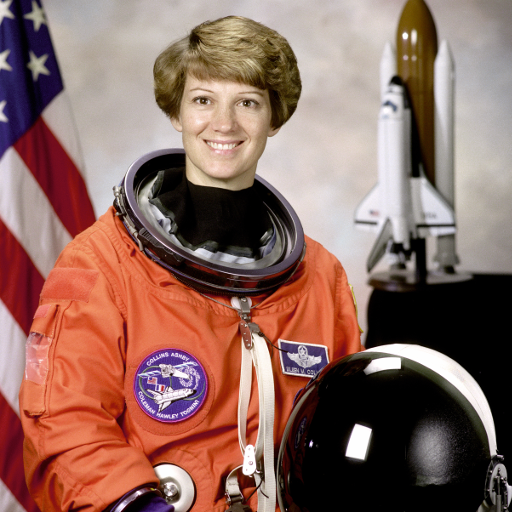
#> input picture samples/astronaut.png, 512 x 512 px; its folder holds only this picture in this run
$ python -i server.py   (imports and definitions only)
#> lines starting #> are read from the running program, lines starting #| are printed output that depends on the picture
#> further down, picture is the input picture: shape (512, 512, 3); mean B, G, R 96.5, 105.8, 141.6
"""FastAPI backend for the Image Noise Removal lab.

Run:  python run.py   (then open http://127.0.0.1:8000)
"""
import base64
from pathlib import Path

import cv2
import numpy as np
from fastapi import FastAPI, File, Form, HTTPException, UploadFile
from fastapi.responses import FileResponse
from fastapi.staticfiles import StaticFiles

from denoise import (FILTER_NAMES, NOISE_NAMES, NOISE_PARAMS, RECOMMENDED, add_noise,
                     apply_filter, detect_noise, evaluate, global_sigma, histogram)
from denoise.benchmark import KERNELS, best_row, compare_filters, noise_filter_matrix
from denoise.enhanced import ENHANCED_NAMES, apply_enhanced

ROOT = Path(__file__).parent
SAMPLES = ROOT / "samples"
WEB = ROOT / "web"
MAX_SIDE = 720       # interactive processing size
MATRIX_SIDE = 384    # the 48-run matrix uses a smaller copy

SAMPLE_INFO = {
    "cameraman": "Cameraman - classic grayscale test image",
    "astronaut": "Astronaut - colour portrait",
    "coffee": "Coffee - colour, fine texture",
    "coins": "Coins - grayscale, sharp edges",
    "moon": "Moon - smooth surface, low contrast",
    "document": "Scanned notice - document processing",
}

# [1 line not run here, left out]


# ---------------------------------------------------------------- helpers
# [6 lines left out: function _fit, not called in this run]


def _normalise(img):
    """uint8, grayscale or 3-channel BGR (alpha dropped, grey-in-colour collapsed)."""
    if img is None:
        raise HTTPException(400, "Could not decode the image.")
    if img.dtype != np.uint8:
        img = cv2.normalize(img, None, 0, 255, cv2.NORM_MINMAX).astype(np.uint8)
    if img.ndim == 3 and img.shape[2] == 4:
        img = cv2.cvtColor(img, cv2.COLOR_BGRA2BGR)
    if img.ndim == 3:
        b, g, r = cv2.split(img)
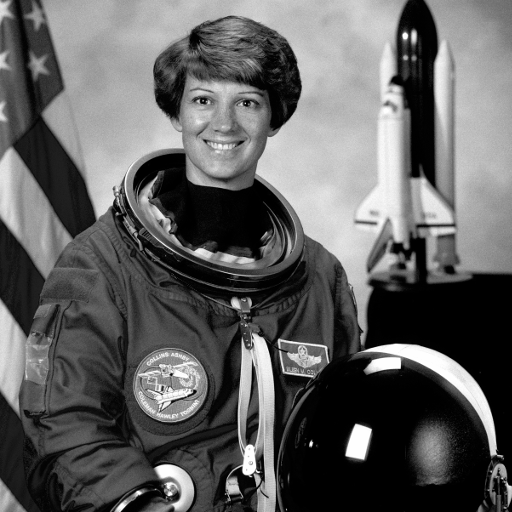
#> b: shape (512, 512); min 0, max 255, mean 96.5
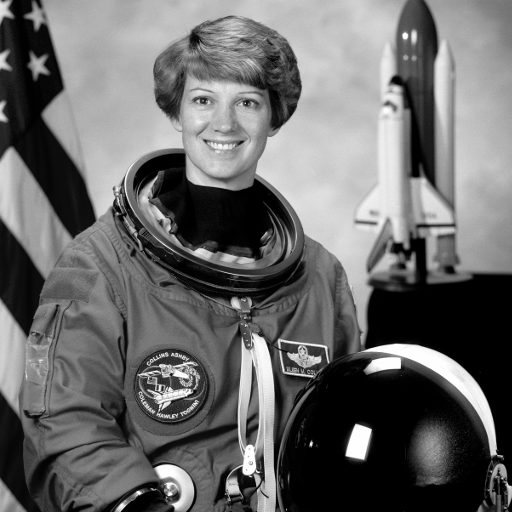
#> g: shape (512, 512); min 0, max 255, mean 105.8
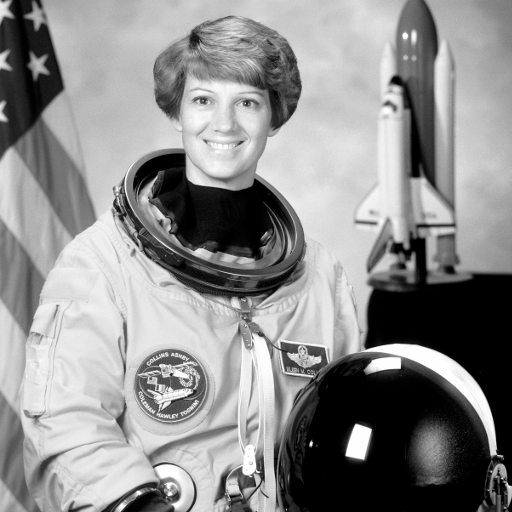
#> r: shape (512, 512); min 0, max 255, mean 141.6
        if np.array_equal(b, g) and np.array_equal(g, r):
            img = b
    return img


# [10 lines not run here, left out]


# [13 lines left out: functions _b64, _diff_map, not called in this run]


def _filter_kwargs(sigma, sigma_color, sigma_space):
    return {"gaussian": {"sigma": sigma},
            "bilateral": {"sigma_color": sigma_color, "sigma_space": sigma_space}}


# [31 lines left out: functions _method_info, config, sample, not called in this run]


# [82 lines not run here, left out]

>>> import cv2
>>> picture = cv2.imread('samples/astronaut.png')
>>> result = _normalise(picture)

$ run again, on samples/coffee.png
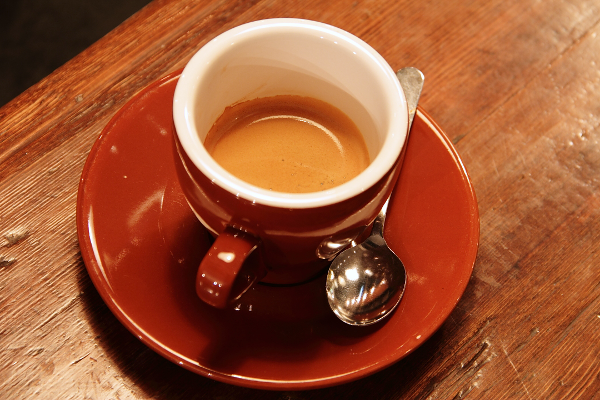
#> input picture samples/coffee.png, 600 x 400 px
#> picture is the input picture: shape (400, 600, 3); mean B, G, R 51.5, 85.8, 158.6
#> in _normalise, `b, g, r = cv2.split(img)`:
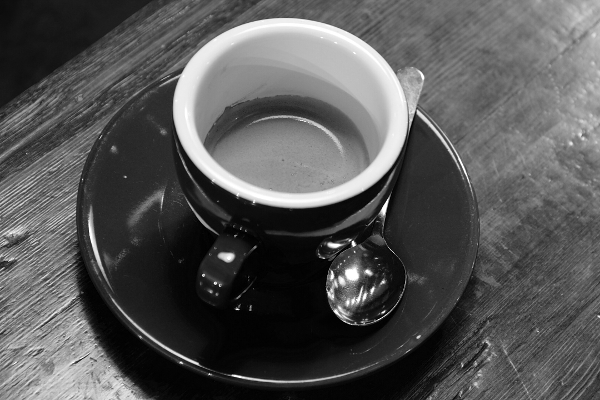
#> g: shape (400, 600); min 0, max 255, mean 85.8
#> in _normalise, `b, g, r = cv2.split(img)`:
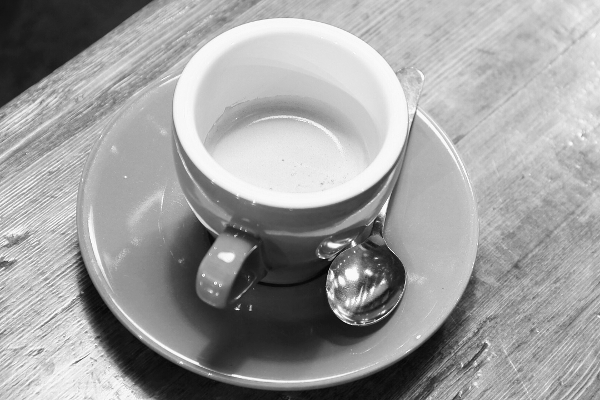
#> r: shape (400, 600); min 0, max 255, mean 158.6
